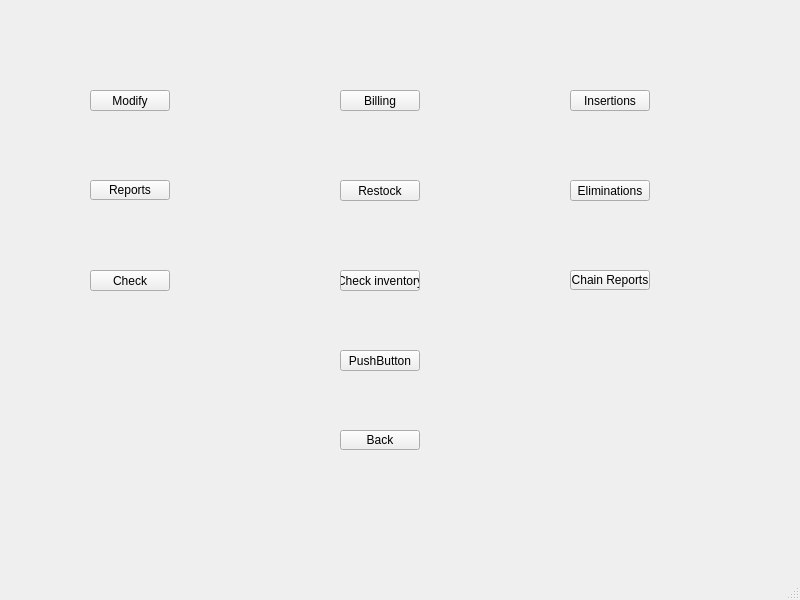
<?xml version="1.0" encoding="UTF-8"?>
<ui version="4.0">
 <class>Menu</class>
 <widget class="QMainWindow" name="Menu">
  <property name="geometry">
   <rect>
    <x>0</x>
    <y>0</y>
    <width>800</width>
    <height>600</height>
   </rect>
  </property>
  <property name="windowTitle">
   <string>MainWindow</string>
  </property>
  <widget class="QWidget" name="centralwidget">
   <widget class="QPushButton" name="modifyButton">
    <property name="geometry">
     <rect>
      <x>90</x>
      <y>90</y>
      <width>80</width>
      <height>21</height>
     </rect>
    </property>
    <property name="text">
     <string>Modify</string>
    </property>
   </widget>
   <widget class="QPushButton" name="reportButton">
    <property name="geometry">
     <rect>
      <x>90</x>
      <y>180</y>
      <width>80</width>
      <height>20</height>
     </rect>
    </property>
    <property name="text">
     <string>Reports</string>
    </property>
   </widget>
   <widget class="QPushButton" name="menuBack">
    <property name="geometry">
     <rect>
      <x>340</x>
      <y>430</y>
      <width>80</width>
      <height>20</height>
     </rect>
    </property>
    <property name="text">
     <string>Back</string>
    </property>
   </widget>
   <widget class="QPushButton" name="chainReports">
    <property name="geometry">
     <rect>
      <x>570</x>
      <y>270</y>
      <width>80</width>
      <height>20</height>
     </rect>
    </property>
    <property name="text">
     <string>Chain Reports</string>
    </property>
   </widget>
   <widget class="QPushButton" name="insertButton">
    <property name="geometry">
     <rect>
      <x>570</x>
      <y>90</y>
      <width>80</width>
      <height>21</height>
     </rect>
    </property>
    <property name="text">
     <string>Insertions</string>
    </property>
   </widget>
   <widget class="QPushButton" name="deleteButton">
    <property name="geometry">
     <rect>
      <x>570</x>
      <y>180</y>
      <width>80</width>
      <height>21</height>
     </rect>
    </property>
    <property name="text">
     <string>Eliminations</string>
    </property>
   </widget>
   <widget class="QPushButton" name="checkButton">
    <property name="geometry">
     <rect>
      <x>90</x>
      <y>270</y>
      <width>80</width>
      <height>21</height>
     </rect>
    </property>
    <property name="text">
     <string>Check</string>
    </property>
   </widget>
   <widget class="QPushButton" name="billingButton">
    <property name="geometry">
     <rect>
      <x>340</x>
      <y>90</y>
      <width>80</width>
      <height>21</height>
     </rect>
    </property>
    <property name="text">
     <string>Billing</string>
    </property>
   </widget>
   <widget class="QPushButton" name="restockButton">
    <property name="geometry">
     <rect>
      <x>340</x>
      <y>180</y>
      <width>80</width>
      <height>21</height>
     </rect>
    </property>
    <property name="text">
     <string>Restock</string>
    </property>
   </widget>
   <widget class="QPushButton" name="checkInventory">
    <property name="geometry">
     <rect>
      <x>340</x>
      <y>270</y>
      <width>80</width>
      <height>21</height>
     </rect>
    </property>
    <property name="text">
     <string>Check inventory</string>
    </property>
   </widget>
   <widget class="QPushButton" name="pushButton">
    <property name="geometry">
     <rect>
      <x>340</x>
      <y>350</y>
      <width>80</width>
      <height>21</height>
     </rect>
    </property>
    <property name="text">
     <string>PushButton</string>
    </property>
   </widget>
  </widget>
  <widget class="QStatusBar" name="statusbar"/>
 </widget>
 <resources/>
 <connections/>
</ui>
